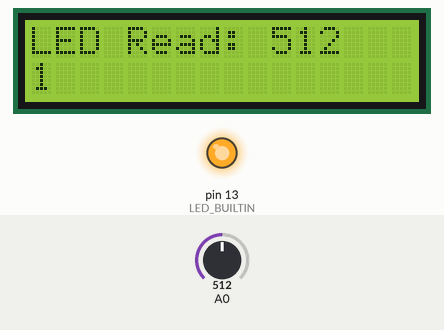
Bench run of a sketch on a simulated Arduino Uno, built with avr-gcc and run on an emulated ATmega328P. Shown: 16×2 character LCD, output pins drawn as LEDs (lit = HIGH). The inputs (shaded band) are chosen by the test bench; at power-on: A0 = 512. What the sketch prints to the serial monitor is not drawn.

Above: at 1.2 s.
1.3 s: A0 set to 482
At 2.8 s:
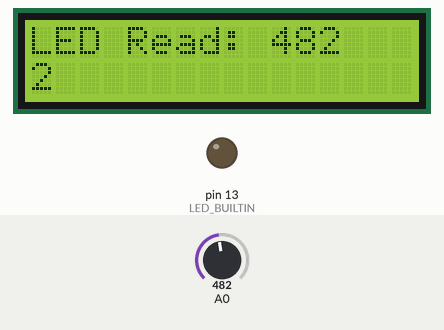
5.4 s: A0 set to 509
At 6.8 s:
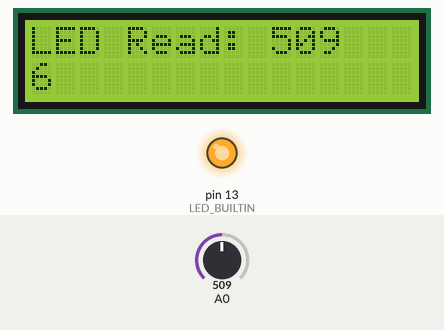
8.5 s: A0 set to 490
At 9.9 s:
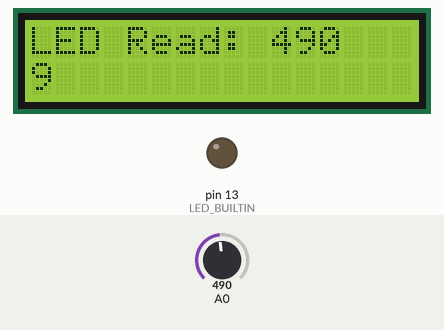
Timing chart, 0 to 11.5 s (numbered marks = the images above; inputs shaded):
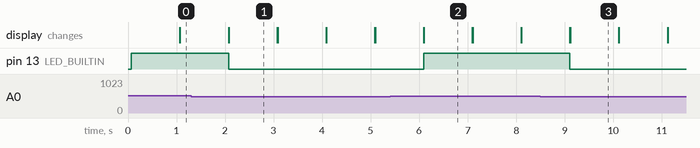

Measured:
- the behaviour switches between 500 and 499 on A0 (found by bisection; images 0 and 1)
- after the input at 1.3 s, pin 13 (LED_BUILTIN): HIGH → LOW after 0.77 s
- after the input at 5.4 s, pin 13 (LED_BUILTIN): LOW → HIGH after 0.69 s
- after the input at 8.5 s, pin 13 (LED_BUILTIN): HIGH → LOW after 0.61 s
- what the display in image 1 shows lasts 1.0 s, from 2.1 s to 3.1 s

The sketch:

7.1.1.ino
```cpp
#include <LiquidCrystal.h>
LiquidCrystal lcd(12, 11, 5, 4, 3, 2);
int seconds = 0;

void setup()
{
  pinMode(A0, INPUT);
  pinMode(LED_BUILTIN, OUTPUT);
  lcd.begin(16, 2);
  Serial.begin(9600);
}


void loop()
{
  int led_voltage = analogRead(A0);

  if (led_voltage >= 500){
    digitalWrite(LED_BUILTIN, HIGH);
  }

  if (led_voltage <= 499){
    digitalWrite(LED_BUILTIN, LOW);
  }

  lcd.setCursor(0,0);
  lcd.print("LED Read: ");
  lcd.println(led_voltage);

  lcd.setCursor(0, 1);
  lcd.print(seconds);

  Serial.print("LED Voltage: ");
  Serial.println(led_voltage);


  delay(1000);
  seconds += 1;
  lcd.clear();
}
```
